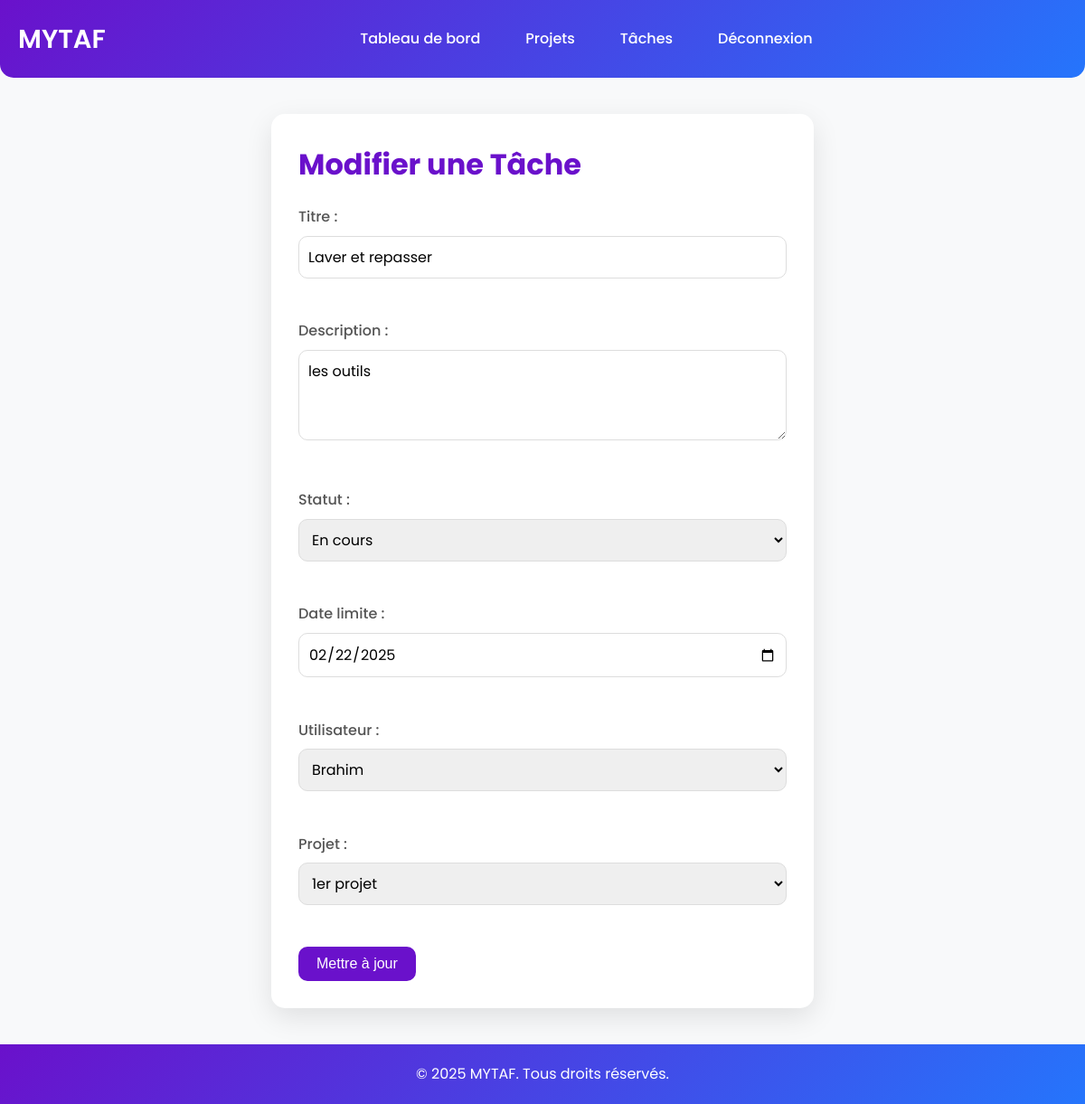
The app's page /views/edit_task.php?id=1 (signed in) with its own data.
### tables this page shows
CREATE TABLE IF NOT EXISTS `taches` (
  `idtaches` int NOT NULL AUTO_INCREMENT,
  `titre` varchar(45) DEFAULT NULL,
  `description` varchar(45) DEFAULT NULL,
  `statut` varchar(45) DEFAULT NULL,
  `date_limite` varchar(45) DEFAULT NULL,
  `Utilisateurs_id` int NOT NULL,
  `projet_id` int NOT NULL,
  PRIMARY KEY (`idtaches`),
  KEY `fk_taches_Utilisateurs_idx` (`Utilisateurs_id`),
  KEY `fk_taches_projet1_idx` (`projet_id`)
);

CREATE TABLE IF NOT EXISTS `users` (
  `idUtilisateurs` int NOT NULL AUTO_INCREMENT,
  `username` varchar(45) DEFAULT NULL,
  `email` varchar(45) DEFAULT NULL,
  `password` varchar(255) DEFAULT NULL,
  `role` enum('admin','member') DEFAULT NULL,
  PRIMARY KEY (`idUtilisateurs`)
);

CREATE TABLE IF NOT EXISTS `projet` (
  `idprojet` int NOT NULL AUTO_INCREMENT,
  `nom_projet` varchar(45) DEFAULT NULL,
  `description` varchar(45) DEFAULT NULL,
  `date_debut` varchar(45) DEFAULT NULL,
  `date_fin` varchar(45) DEFAULT NULL,
  `statut` varchar(45) DEFAULT NULL,
  PRIMARY KEY (`idprojet`)
);

### classes/Task.php (called while the page is built, shortened)
<?php
class Task {
    private $conn;
    private $table = 'taches';
    public $idtaches;
    public function __construct($db) {
        $this->conn = $db;
    }
    public function readById() {
        $query = "SELECT * FROM " . $this->table . " WHERE idtaches = :idtaches";
        $stmt = $this->conn->prepare($query);
        $stmt->bindParam(':idtaches', $this->idtaches);
        $stmt->execute();
        return $stmt;
    }
}

### classes/User.php (called while the page is built, shortened)
<?php
class User {
    private $conn;
    private $table_name = "users";
    public function __construct($db) {
        $this->conn = $db;
    }
    public function readAll() {
        $query = "SELECT * FROM " . $this->table_name;
        $stmt = $this->conn->prepare($query);
        $stmt->execute();
        return $stmt->fetchAll(PDO::FETCH_ASSOC);
    }
}
?>

### classes/Project.php (called while the page is built, shortened)
<?php
class Project {
    private $conn;
    public function __construct($db) {
        $this->conn = $db;
    }
     public function readAll() {
        $query = "SELECT * FROM projet";
        $stmt = $this->conn->prepare($query);        $stmt->execute();
        return $stmt->fetchAll(PDO::FETCH_ASSOC);
    }
}
?>

### views/edit_task.php (the view, shortened to what this page needs)
<?php
require_once '../classes/Task.php';
require_once '../classes/Project.php';
require_once '../classes/User.php';
$database = new Database();
$db = $database->getConnection();
$task = new Task($db);
$project = new Project($db);
$user = new User($db);
$titre = '';
$description = '';
$statut = 'À faire';
$date_limite = '';
$Utilisateurs_id = '';
$projet_id = '';
if ($_SERVER["REQUEST_METHOD"] == "GET" && isset($_GET['id'])) {
    $task->idtaches = $_GET['id'];
    $stmt = $task->readById();
    $row = $stmt->fetch(PDO::FETCH_ASSOC);
    if ($row) {
        $titre = $row['titre'];
        $description = $row['description'];
        $statut = $row['statut'];
        $date_limite = $row['date_limite'];
        $Utilisateurs_id = $row['Utilisateurs_id'];
        $projet_id = $row['projet_id'];
    } else {
        echo "Tâche non trouvée.";
        exit;
    }
}
$projects = $project->readAll();
$users = $user->readAll();
?>
<!DOCTYPE html>
<html lang="fr">
<head>
    <link href="https://cdnjs.cloudflare.com/ajax/libs/font-awesome/6.0.0-beta3/css/all.min.css" rel="stylesheet">
    <link rel="stylesheet" href="../App_MyTaf/assets/css/style.css">
</head>
<body>
<header>
    <div class="header-container">
        <div class="logo">MYTAF</div>
        <nav>
            <ul>
                <li><a href="../views/dashboard.php">Tableau de bord</a></li>
                <li><a href="../views/projects.php">Projets</a></li>
                <li><a href="../views/tasks.php">Tâches</a></li>
                <li><a href="../controllers/logout.php">Déconnexion</a></li>
            </ul>
        </nav>
    </div>
</header>
<main>
    <section class="form-section">
        <h1>Modifier une Tâche</h1>
        <form method="post" action="<?php echo htmlspecialchars($_SERVER["PHP_SELF"]); ?>">
            <label for="titre">Titre :</label>
            <input type="text" id="titre" name="titre" value="<?php echo $titre; ?>" required><br><br>
            <label for="description">Description :</label>
            <textarea id="description" name="description"><?php echo $description; ?></textarea><br><br>
            <label for="statut">Statut :</label>
            <select id="statut" name="statut">
                <option value="En cours" <?php echo ($statut == 'En cours') ? 'selected' : ''; ?>>En cours</option>
            </select><br><br>
            <label for="date_limite">Date limite :</label>
            <input type="date" id="date_limite" name="date_limite" value="<?php echo $date_limite; ?>" required><br><br>
            <label for="Utilisateurs_id">Utilisateur :</label>
            <select id="Utilisateurs_id" name="Utilisateurs_id">
                <?php foreach ($users as $user): ?>
                    <option value="<?= $user['idUtilisateurs'] ?>" <?= $Utilisateurs_id == $user['idUtilisateurs'] ? 'selected' : '' ?>>
                        <?= htmlspecialchars($user['username']) ?>
                    </option>
                <?php endforeach; ?>
            </select><br><br>
            <label for="projet_id">Projet :</label>
            <select id="projet_id" name="projet_id">
                <?php foreach ($projects as $project): ?>
                    <option value="<?= $project['idprojet'] ?>" <?= $projet_id == $project['idprojet'] ? 'selected' : '' ?>>
                        <?= htmlspecialchars($project['nom_projet']) ?>
                    </option>
                <?php endforeach; ?>
            </select><br><br>
            <button type="submit">Mettre à jour</button>
        </form>
    </section>
</main>
<footer>
    <div class="footer-container">
        <p>&copy; 2025 MYTAF. Tous droits réservés.</p>
    </div>
</footer>
</body>
</html>

### assets/css/style.css (style rules this page uses)
* { margin: 0; padding: 0; box-sizing: border-box; }
body { font-family: 'Poppins', sans-serif; background-color: #f8f9fa; color: #333; line-height: 1.6; display: flex; flex-direction: column; min-height: 100vh; }
.header-container { background: linear-gradient(135deg, #6a11cb, #2575fc); color: #fff; display: flex; justify-content: space-between; align-items: center; padding: 20px; border-radius: 0 0 15px 15px; }
.header-container .logo { font-size: 1.8rem; font-weight: 600; }
.header-container nav ul { list-style: none; display: flex; gap: 20px; }
.header-container nav ul li a { text-decoration: none; color: #fff; font-weight: 500; padding: 10px 15px; border-radius: 10px; transition: background-color 0.3s ease; }
.dashboard-content, .project-section, .task-section, .user-section, .form-section { max-width: 1200px; margin: 40px auto; background-color: #fff; padding: 30px; border-radius: 15px; box-shadow: 0 10px 30px rgba(0, 0, 0, 0.1); }
.dashboard-content h1, .project-section h1, .task-section h1, .user-section h1, .form-section h1 { font-size: 2rem; color: #6a11cb; margin-bottom: 20px; }
.footer-container { background: linear-gradient(135deg, #6a11cb, #2575fc); color: #fff; text-align: center; padding: 20px; margin-top: auto; }

### views/edit_task.php (style rules this page uses)
body { font-family: 'Poppins', sans-serif; background-color: #f8f9fa; color: #333; margin: 0; padding: 0; display: flex; flex-direction: column; min-height: 100vh; }
.header-container { background: linear-gradient(135deg, #6a11cb, #2575fc); color: #fff; display: flex; justify-content: space-between; align-items: center; padding: 20px; border-radius: 0 0 15px 15px; }
.header-container .logo { font-size: 1.8rem; font-weight: 600; }
.header-container nav ul { list-style: none; display: flex; gap: 20px; }
.header-container nav ul li a { text-decoration: none; color: #fff; font-weight: 500; padding: 10px 15px; border-radius: 10px; transition: background-color 0.3s ease; }
.form-section { max-width: 600px; margin: 40px auto; background-color: #fff; padding: 30px; border-radius: 15px; box-shadow: 0 10px 30px rgba(0, 0, 0, 0.1); }
.form-section h1 { font-size: 2rem; color: #6a11cb; margin-bottom: 20px; }
.form-section label { display: block; margin-bottom: 8px; font-weight: 500; color: #555; }
.form-section input[type="text"], .form-section input[type="date"], .form-section input[type="number"], .form-section textarea, .form-section select { width: 100%; padding: 10px; margin-bottom: 20px; border: 1px solid #ddd; border-radius: 10px; font-size: 1rem; font-family: 'Poppins', sans-serif; transition: border-color 0.3s ease; }
.form-section textarea { resize: vertical; min-height: 100px; }
.form-section button { display: inline-block; padding: 10px 20px; font-size: 1rem; color: #fff; background-color: #6a11cb; border: none; border-radius: 10px; cursor: pointer; transition: background-color 0.3s ease; }
.footer-container { background: linear-gradient(135deg, #6a11cb, #2575fc); color: #fff; text-align: center; padding: 20px; margin-top: auto; }

### records on screen
taches: titre "Laver et repasser", description "les outils", statut "En cours", date_limite "02/22/2025", Utilisateurs_id "Brahim", projet_id "1er projet"
